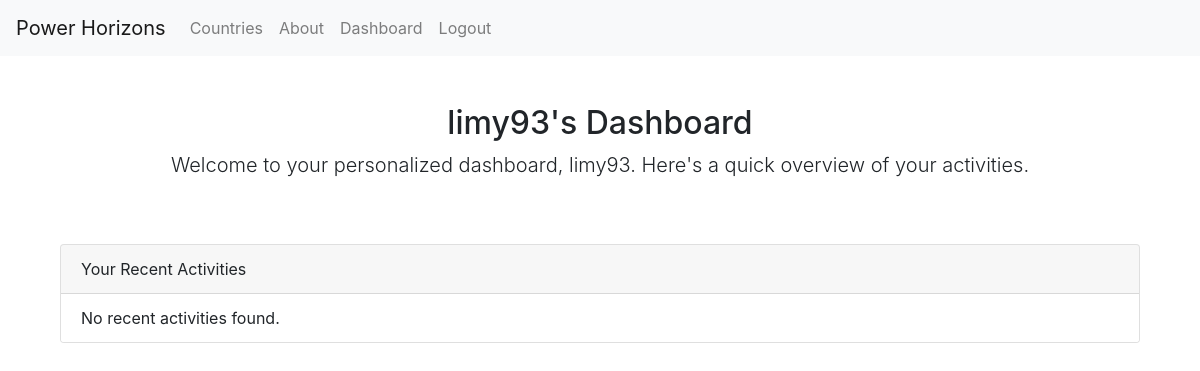
Before: /dashboard/ (signed in) with the older database file.
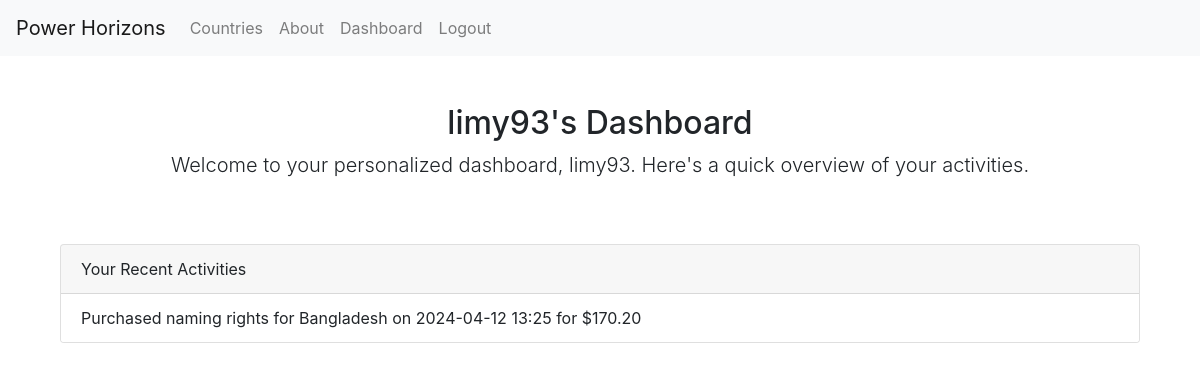
After: the same page with the newer database file.
### epdata/models.py (models this page shows, shortened)
class Purchase(models.Model):
    user = models.ForeignKey(User, on_delete=models.CASCADE, related_name='purchases')
    country = models.ForeignKey(CountryData, on_delete=models.CASCADE, related_name='purchases')
    price = models.DecimalField(max_digits=8, decimal_places=2)
    purchase_date = models.DateTimeField(auto_now_add=True)

class CountryData(models.Model):
    country_code = models.CharField(max_length=3, primary_key=True)
    country_name = models.CharField(max_length=100)
    price = models.DecimalField(max_digits=10, decimal_places=2, default=100.00)  # Default price for naming rights

### epdata/views.py (the view)
# urls.py: path('dashboard/', views.dashboard, name='dashboard'),
@login_required
def dashboard(request):
    if request.user.is_superuser:
        active_users_count = User.objects.filter(is_active=True).count()
        total_orders_count = Purchase.objects.count()
        recent_orders = Purchase.objects.all().order_by('-purchase_date')[:10]
        return render(request, 'dashboard.html', {
            'active_users_count': active_users_count,
            'total_orders_count': total_orders_count,
            'recent_orders': recent_orders
        })
    else:
        purchases = Purchase.objects.filter(user=request.user).order_by('-purchase_date')
        return render(request, 'dashboard.html', {'purchases': purchases})

### epdata/templates/dashboard.html (shortened to what this page needs)
{% extends "base.html" %}
{% block content %}
<div class="py-5 text-center" id="dashboard-content">
    <h2>{{ user.username|default:"User" }}'s Dashboard</h2>
    <p class="lead">Welcome to your personalized dashboard, {{ user.username|default:"User" }}. Here's a quick overview of your activities.</p>
</div>
<div class="container">
    {% if user.is_superuser %}
    <div class="card mb-4">
        <div class="card-header">Admin Analytics</div>
        <div class="card-body">
            <h5 class="card-title">Site Usage Overview</h5>
            <p class="card-text">Number of active users: {{ active_users_count }}</p>
            <p class="card-text">Total orders: {{ total_orders_count }}</p>
        </div>
    </div>
    <div class="card">
        <div class="card-header">Recent Orders</div>
        <ul class="list-group list-group-flush">
            {% for order in recent_orders %}
            <li class="list-group-item">
                Order #{{ order.id }} by {{ order.user.username }} - Status: {{ order.status }}
            </li>
            {% empty %}
            <li class="list-group-item">No recent orders.</li>
            {% endfor %}
        </ul>
    </div>
    {% else %}
    <div class="card mb-4">
        <div class="card-header">Your Recent Activities</div>
        <ul class="list-group list-group-flush">
            {% for purchase in purchases %}
            <li class="list-group-item">
                Purchased naming rights for {{ purchase.country.country_name }} on {{ purchase.purchase_date|date:"Y-m-d H:i" }} for ${{ purchase.price }}
            </li>
            {% empty %}
            <li class="list-group-item">No recent activities found.</li>
            {% endfor %}
        </ul>
    </div>
    {% endif %}
</div>
{% endblock %}

Changed rows visible on the page:
added Purchase: country.country_name "Bangladesh", purchase_date "2024-04-12 13:25", price "170.20"
Other visible differences:
text no longer shown: "No recent activities found."
